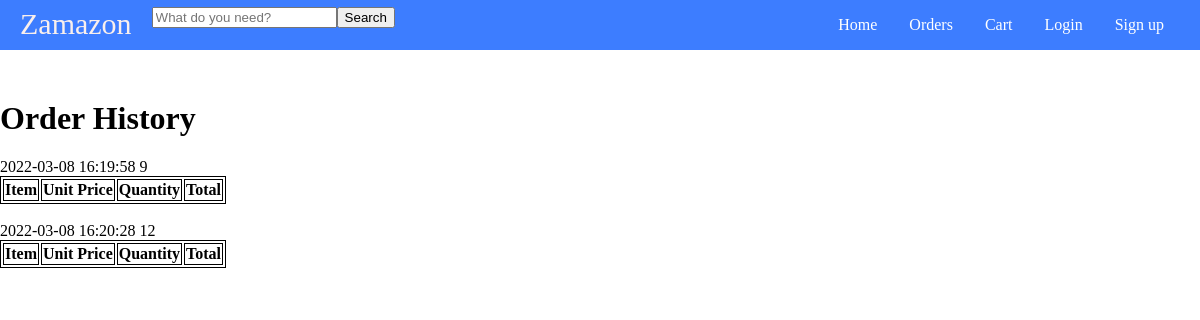
Page /orders (signed in) on the earlier database version.
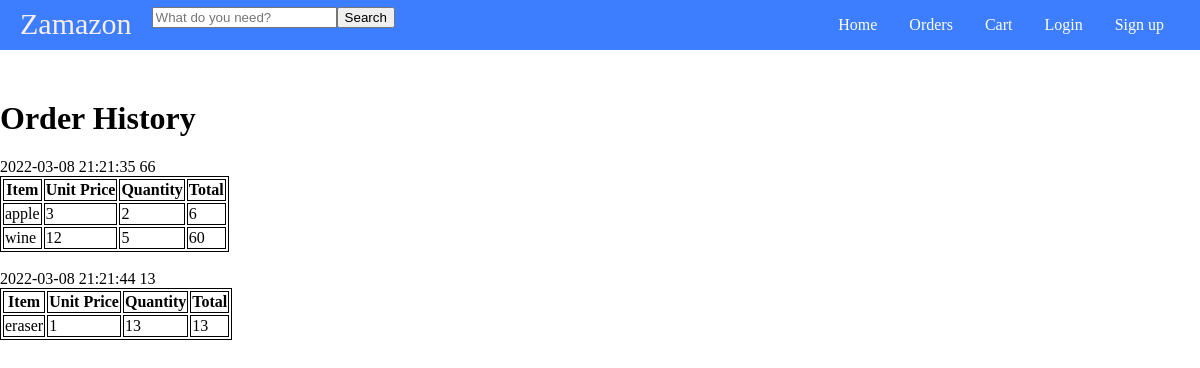
Same page on the later database version.
### tables this page shows
CREATE TABLE orders (
	customer_email varchar(255),
	order_date DATETIME NOT NULL,
	total int NOT NULL,
	PRIMARY KEY (customer_email, order_date)
);

CREATE TABLE order_product (
  email varchar(255),
	date_of_order DATETIME,
	product_id int,
	quantity int NOT NULL,
	PRIMARY KEY (email, date_of_order, product_id),
	FOREIGN KEY (email, date_of_order) REFERENCES orders(customer_email, order_date)
);

CREATE TABLE product (
	id int,
	name varchar(255) NOT NULL,
	price int NOT NULL,
	stock int NOT NULL,
	category varchar(255) NOT NULL,
	PRIMARY KEY (id),
	FOREIGN KEY (category) REFERENCES category(name)
);

### main.py (the view)
@app.route('/orders')
def orders():
	connection = sqlite3.connect("shop.db")
	connection.row_factory = sqlite3.Row
	cursor = connection.cursor()
	if session.get("email"):
		email = session["email"]
		cursor.execute("SELECT * FROM orders JOIN order_product ON orders.order_date = order_product.date_of_order JOIN product ON order_product.product_id = product.id WHERE customer_email=?", (email,))
		products = cursor.fetchall()
		cursor.execute("SELECT * FROM orders")
		orders = cursor.fetchall()
		return render_template("orders.html", products=products, orders=orders)
	else:
		return redirect("/login")

### templates/orders.html (shortened to what this page needs)
<DOCTYPE html>
	<html>
	<head>
	  <link rel="stylesheet" href="static/styles.css">
	</head>
	<body>
	  <header class="nav">
			<div class="name-and-search">
				<span class="brand-name"><a href="/">Zamazon</a></span>
				<form action="/product" method="get" class="product-form">
					<input type="text" name="name" id="product-text" placeholder="What do you need?">
					<input type="submit" value="Search">
				</form>
			</div>
			<ul class="navigations">
				<li><a class="navigation" href="/">Home</a></li>
				<li><a class="navigation" href="/orders">Orders</a></li>
				<li><a class="navigation" href="/cart">Cart</a></li>
				<li><a class="navigation" href="/login">Login</a></li>
				<li><a class="navigation" href="/signup">Sign up</a></li>
			</ul>
		</header>
		<div class="orders-container">
			<h1>Order History</h1>
			{% for order in orders %}
					<div class="order-container">
						<div class="order-header">
							<span>{{ order['order_date'] }}</span>
							<span>{{ order['total'] }}</span>
						</div>
						<table>
							<tr>
								<th>Item</th>
								<th>Unit Price</th>
								<th>Quantity</th>
								<th>Total</th>
							</tr>
							{% for product in products %}
							{% if product["order_date"] == order["order_date"] %}
								<tr>
									<td>{{product["name"]}}</td>
									<td>{{product["price"]}}</td>
									<td>{{product["quantity"]}}</td>
									<td>{{product["price"]*product["quantity"]}}</td>
								</tr>
							{% endif %}
							{% endfor %}
						</table>
					</div>
					<br>
			{% endfor %}
		</div>
	</body>
	</html>

### static/styles.css (style rules this page uses)
body { margin: 0; }
a { text-decoration: none; color:black }
.nav { display: flex; color: white; align-items: center; justify-content: space-between; position: sticky; padding: 0px 20px; background-color: #3D7DFF; margin-bottom: 50px; }
.name-and-search { display: flex; flex-direction: row; }
.brand-name { color: #F9EFED; font-size: 30px; margin-right: 20px; }
.brand-name a { color: #F9EFED; font-size: 30px; cursor: pointer; text-decoration: none; }
.product-form { display: table; }
ul.navigations { list-style-type: none; margin: 0; padding: 0; overflow: hidden; background-color: #3D7DFF; }
.navigations li { float: left; }
.navigation { display: block; color: white; text-align: center; padding: 16px 16px; text-decoration: none; }
table, th, td { border: 1px solid black; }

Differences in the rows shown:
changed orders (number 1 of 2 on the later page): order_date "2022-03-08 16:19:58" → "2022-03-08 21:21:35"; total "9" → "66"
added order_product: name "apple", price "3", quantity "2", product['price']*product['quantity'] "6", shown under orders (number 1 of 2 on the later page)
added order_product: name "wine", price "12", quantity "5", product['price']*product['quantity'] "60", shown under orders (number 1 of 2 on the later page)
changed orders (number 2 of 2 on the later page): order_date "2022-03-08 16:20:28" → "2022-03-08 21:21:44"; total "12" → "13"
added order_product: name "eraser", price "1", quantity "13", product['price']*product['quantity'] "13", shown under orders (number 2 of 2 on the later page)
